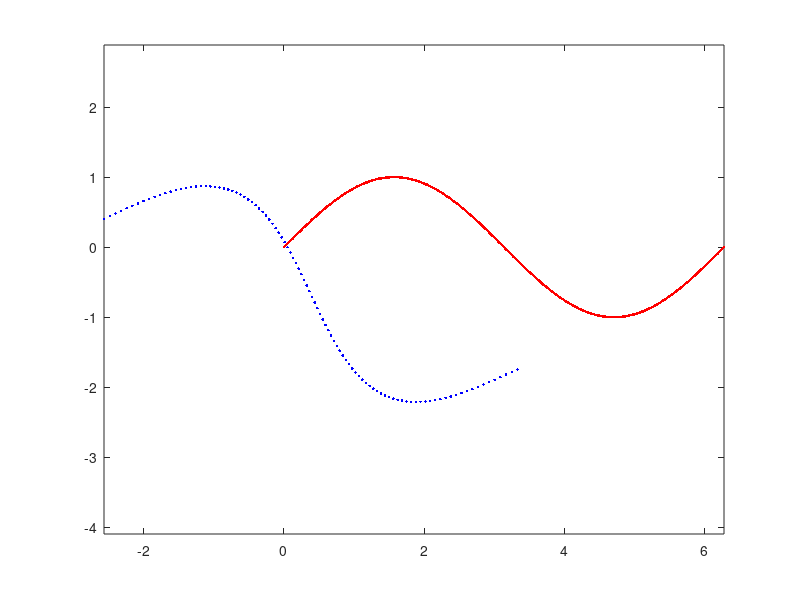

MATLAB code to generate this figure: (Note: this script raises an error after producing the figure.)

% Generate model points

xvals=linspace(0,2*pi,500);
yvals=sin(xvals);

model=[xvals;yvals];

% Generate data points

xvals=linspace(0,2*pi,100);
yvals=sin(xvals);

data=[xvals;yvals];

% Transform data points to their start positions

v1=0.6*(2*rand-1);
Rma=[cos(v1) -sin(v1);sin(v1) cos(v1)];

data=Rma*data;
data(1,:)=data(1,:)+2*randn;
data(2,:)=data(2,:)+2*randn;

% A plot. Model points and data points in start positions

figure(1)
plot(model(1,:),model(2,:),'r.',data(1,:),data(2,:),'b.'), axis equal

% Running the ICP-algorithm. Least squares criterion

[TR,TT,dataOut]=icp(model,data);

% A plot. Model points and data points in transformed positions

figure(2)
plot(model(1,:),model(2,:),'r.',dataOut(1,:),dataOut(2,:),'b.'), axis equal

